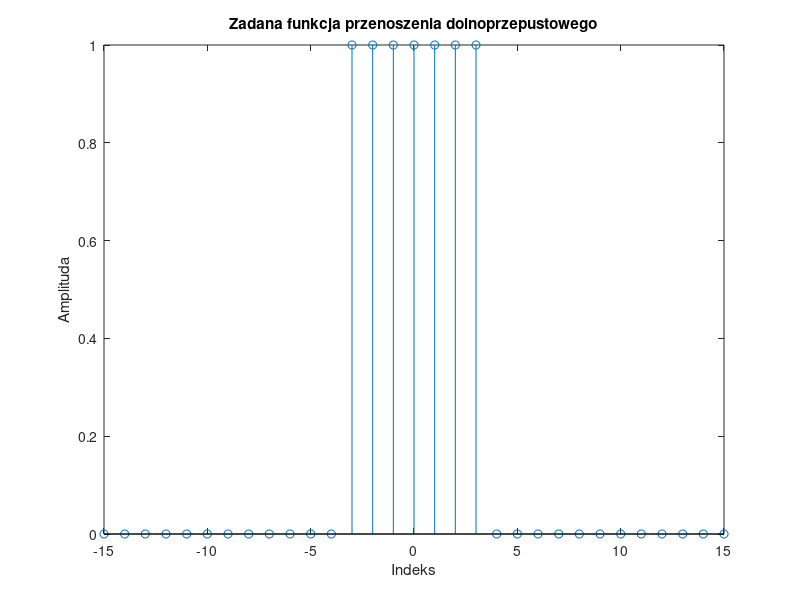
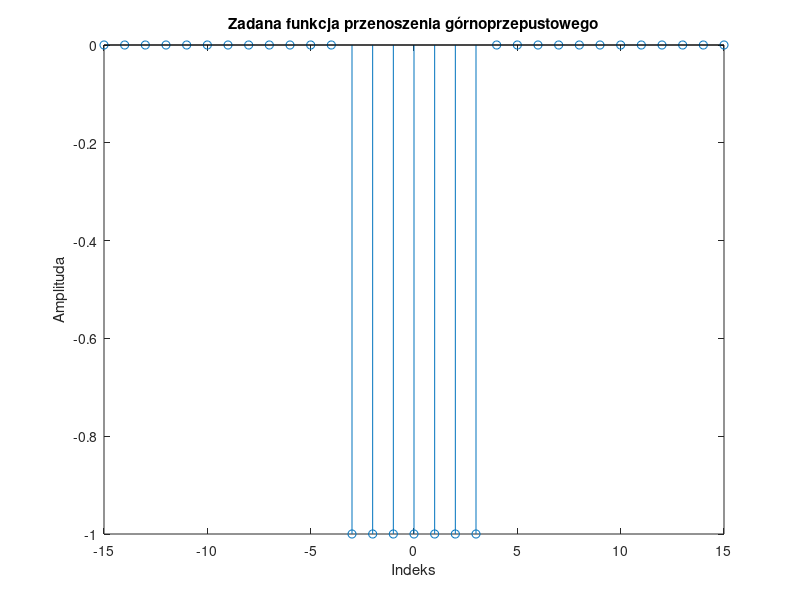
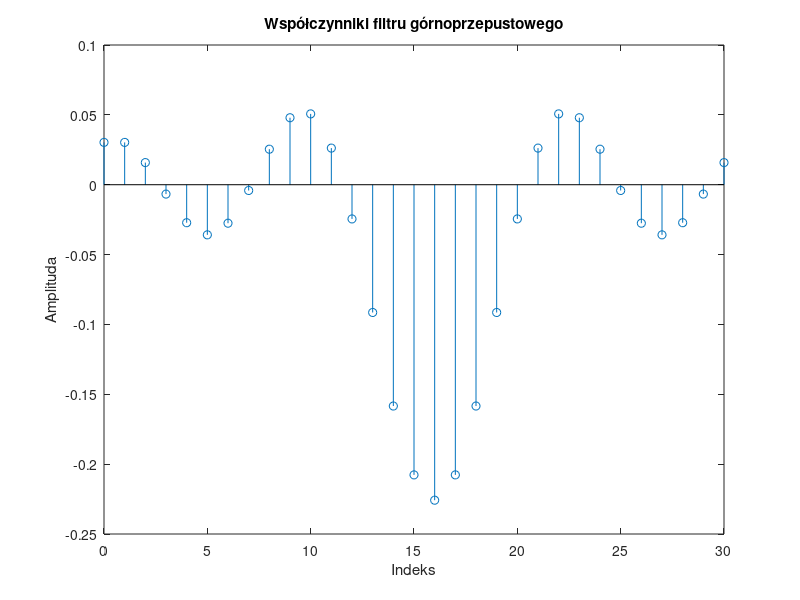
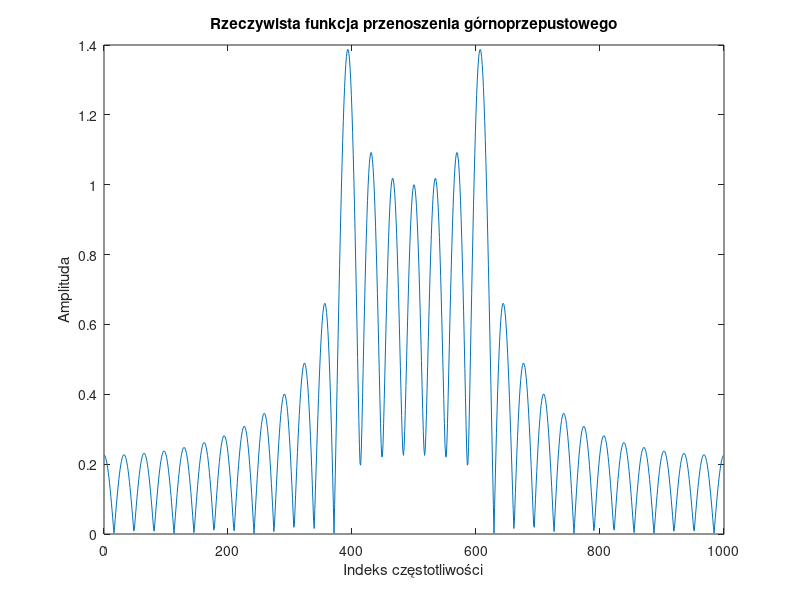

Recreate these plots in MATLAB, in order.
clear; clc; close all;

%% Definicja filtru dolnoprzepustowego
N = 31;                  % Rząd filtru (liczba współczynników)
K = 7;                   % Ilość jedynek (szerokość impulsu prostokątnego)

% Tworzymy filtr dolnoprzepustowy - impuls szerokości K symetrycznie otoczony zerami
zerosBefore = floor((N - K) / 2);
zerosAfter = ceil((N - K) / 2);

requestedH_lowpass = [zeros(1, zerosBefore) ones(1, K) zeros(1, zerosAfter)];

%% Wykres zadanej funkcji przenoszenia dolnoprzepustowego
indexesSym_lowpass = [-ceil(N/2)+1 : floor(N/2)];

figure, stem(indexesSym_lowpass, requestedH_lowpass);
title('Zadana funkcja przenoszenia dolnoprzepustowego');
xlim([-ceil(N/2)+1  floor(N/2)]);
xlabel('Indeks');
ylabel('Amplituda');

%% Zamiana filtru dolnoprzepustowego na górnoprzepustowy
requestedH_highpass = -requestedH_lowpass;   % Zmiana znaku współczynników

%% Wykres zadanej funkcji przenoszenia górnoprzepustowego
indexesSym_highpass = [-ceil(N/2)+1 : floor(N/2)];

figure, stem(indexesSym_highpass, requestedH_highpass);
title('Zadana funkcja przenoszenia górnoprzepustowego');
xlim([-ceil(N/2)+1  floor(N/2)]);
xlabel('Indeks');
ylabel('Amplituda');

%% Obliczenie współczynników filtru górnoprzepustowego

timeResponse_highpass = ifftshift(ifft(ifftshift(requestedH_highpass)));

indexes_highpass = 0 : N-1;

figure, stem(indexes_highpass, timeResponse_highpass);
title('Współczynniki filtru górnoprzepustowego');
xlim([0, N-1]);
xlabel('Indeks');
ylabel('Amplituda');

%% Obliczenie i wykres rzeczywistej funkcji przenoszenia górnoprzepustowego

realH_highpass = fftshift(fft(fftshift(timeResponse_highpass), 1000));
spectrumIdx_highpass = 0:length(realH_highpass) - 1;

figure, plot(spectrumIdx_highpass, abs(realH_highpass));
title('Rzeczywista funkcja przenoszenia górnoprzepustowego');
xlabel('Indeks częstotliwości');
ylabel('Amplituda');